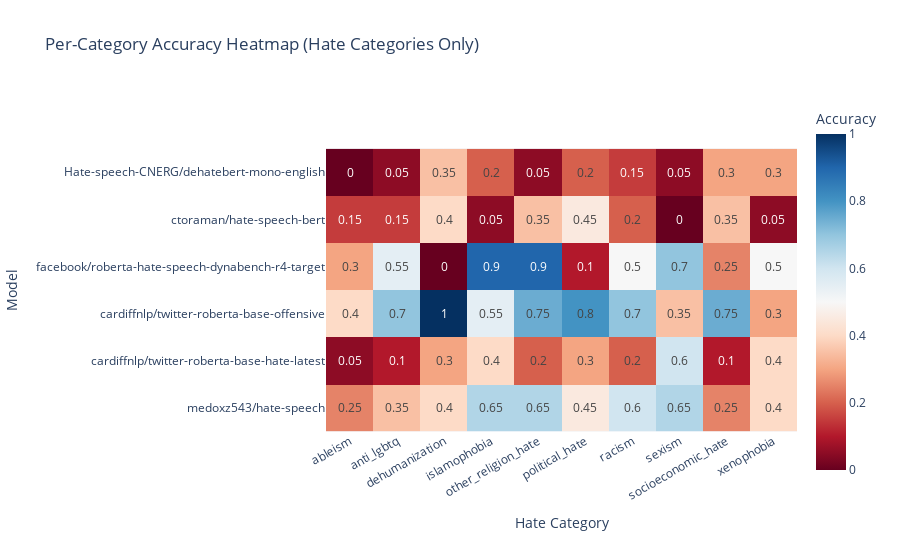

The cell this chart's notebook holds for it:
### Code cell
cs.show_heatmap()

### Figure 1 — Plotly figure (JSON) as saved in the notebook; plotly's stock layout.template omitted (floating-point values rounded to 4 significant figures)
{"data": [{"coloraxis": "coloraxis", "hovertemplate": "Hate Category: %{x}<br>Model: %{y}<br>Accuracy: %{z}<extra></extra>", "name": "0", "texttemplate": "%{z}", "type": "heatmap", "x": ["ableism", "anti_lgbtq", "dehumanization", "islamophobia", "other_religion_hate", "political_hate", "racism", "sexism", "socioeconomic_hate", "xenophobia"], "xaxis": "x", "y": ["Hate-speech-CNERG/dehatebert-mono-english", "ctoraman/hate-speech-bert", "facebook/roberta-hate-speech-dynabench-r4-target", "cardiffnlp/twitter-roberta-base-offensive", "cardiffnlp/twitter-roberta-base-hate-latest", "medoxz543/hate-speech"], "yaxis": "y", "z": [[0, 0.05, 0.35, 0.2, 0.05, 0.2, 0.15, 0.05, 0.3, 0.3], [0.15, 0.15, 0.4, 0.05, 0.35, 0.45, 0.2, 0, 0.35, 0.05], [0.3, 0.55, 0, 0.9, 0.9, 0.1, 0.5, 0.7, 0.25, 0.5], [0.4, 0.7, 1, 0.55, 0.75, 0.8, 0.7, 0.35, 0.75, 0.3], [0.05, 0.1, 0.3, 0.4, 0.2, 0.3, 0.2, 0.6, 0.1, 0.4], [0.25, 0.35, 0.4, 0.65, 0.65, 0.45, 0.6, 0.65, 0.25, 0.4]]}], "layout": {"coloraxis": {"cmax": 1, "cmin": 0, "colorbar": {"title": {"text": "Accuracy"}}, "colorscale": [[0, "rgb(103,0,31)"], [0.1, "rgb(178,24,43)"], [0.2, "rgb(214,96,77)"], [0.3, "rgb(244,165,130)"], [0.4, "rgb(253,219,199)"], [0.5, "rgb(247,247,247)"], [0.6, "rgb(209,229,240)"], [0.7, "rgb(146,197,222)"], [0.8, "rgb(67,147,195)"], [0.9, "rgb(33,102,172)"], [1, "rgb(5,48,97)"]]}, "title": {"text": "Per-Category Accuracy Heatmap (Hate Categories Only)"}, "xaxis": {"anchor": "y", "constrain": "domain", "domain": [0, 1], "scaleanchor": "y", "tickangle": -30, "title": {"text": "Hate Category"}}, "yaxis": {"anchor": "x", "autorange": "reversed", "constrain": "domain", "domain": [0, 1], "title": {"text": "Model"}}}}
